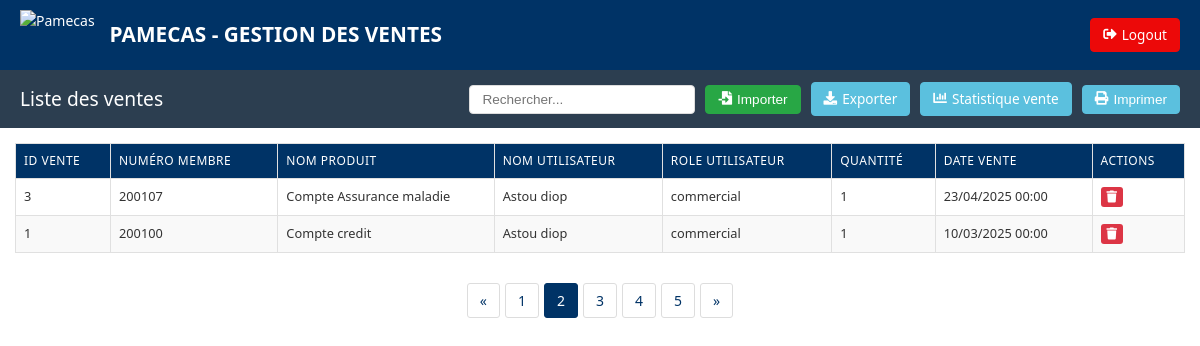
The page /liste_vente.php on the database its author committed.
### tables this page shows
CREATE TABLE `ventes` (
  `id` int(11) NOT NULL,
  `produit_id` int(11) DEFAULT NULL,
  `membre_id` int(11) DEFAULT NULL,
  `utilisateur_id` int(11) DEFAULT NULL,
  `quantite` int(11) NOT NULL,
  `date_vente` date NOT NULL,
  `debut` time DEFAULT NULL
);

CREATE TABLE `membres` (
  `id` int(11) NOT NULL,
  `numero_membre` varchar(50) DEFAULT NULL,
  `statut` enum('Actif','Inactif') NOT NULL,
  `date_admission` date DEFAULT NULL,
  `type` varchar(50) DEFAULT NULL,
  `nom_entreprise` varchar(255) DEFAULT NULL,
  `effectif` int(11) DEFAULT NULL,
  `classification` varchar(50) DEFAULT NULL,
  `fonction` varchar(255) DEFAULT NULL,
  `telephone` varchar(20) NOT NULL,
  `email` varchar(255) NOT NULL,
  `adresse` text DEFAULT NULL,
  `activites` text DEFAULT NULL,
  `besoins` text DEFAULT NULL,
  `personne_contact` varchar(255) DEFAULT NULL,
  `relation_contact` varchar(50) DEFAULT NULL,
  `telephone_contact` varchar(20) DEFAULT NULL,
  `commentaires` text DEFAULT NULL,
  `nom` varchar(50) NOT NULL,
  `Prenom` varchar(50) NOT NULL,
  `Region` varchar(50) NOT NULL,
  `campagne_id` int(10) UNSIGNED DEFAULT NULL,
  `caisse_id` int(11) DEFAULT NULL,
  `guichet_id` int(11) DEFAULT NULL,
  `a_beneficie_credit` tinyint(1) NOT NULL DEFAULT 0,
  `numero_piece` varchar(50) NOT NULL,
  `id_prospect` int(11) DEFAULT NULL
);

CREATE TABLE `produits` (
  `id` int(11) NOT NULL,
  `nom_produit` varchar(255) NOT NULL,
  `type_produit` enum('Crédit','Épargne','Assurance','Autre') NOT NULL,
  `description` text DEFAULT NULL,
  `conditions` text DEFAULT NULL,
  `taux_interet` decimal(5,2) DEFAULT 0.00,
  `montant` decimal(15,2) DEFAULT 0.00,
  `created_at` timestamp NOT NULL DEFAULT current_timestamp(),
  `updated_at` timestamp NOT NULL DEFAULT current_timestamp() ON UPDATE current_timestamp()
);

CREATE TABLE `utilisateurs` (
  `id` int(11) NOT NULL,
  `nom` varchar(100) NOT NULL,
  `email` varchar(100) NOT NULL,
  `mot_de_passe` varchar(255) NOT NULL,
  `role` varchar(50) NOT NULL,
  `caisse_id` int(11) DEFAULT NULL
);

### liste_vente.php (the view, shortened to what this page needs)
<?php
$servername = "localhost";
$username = "root";
$password = "";
$dbname = "crm";
$conn = new mysqli($servername, $username, $password, $dbname);
$sql = "
SELECT v.id, m.numero_membre, u.nom, u.role, p.nom_produit, v.quantite, v.date_vente
FROM ventes v
JOIN membres m ON v.membre_id = m.id
JOIN produits p ON v.produit_id = p.id
JOIN utilisateurs u ON v.utilisateur_id = u.id
ORDER BY v.date_vente DESC
";
$result = $conn->query($sql);
?>
<!DOCTYPE html>
<html lang="fr">
<head>
</head>
<body>
<header>
    <div class="logo">
        <img src="pamecas.jpg" alt="Pamecas">
        <h1>PAMECAS - GESTION DES VENTES</h1>
    </div>
    <div class="header-buttons">
        <a href="index.html" class="btn btn-danger">
            <i class="fas fa-sign-out-alt"></i> Logout
        </a>
    </div>
</header>
<nav>
    <h2>Liste des ventes</h2>
    <div class="table-controls">
        <input type="text" class="search-box" placeholder="Rechercher...">
        <button class="btn btn-success" onclick="showPopup('Importer des ventes', 'upload_vente.html')">
            <i class="fas fa-file-import"></i> Importer
        </button>
        <a href="export_vente.php" class="btn btn-info" onclick="return confirm('Êtes-vous sûr de vouloir exporter les ventes ?')">
            <i class="fas fa-download"></i> Exporter
        </a>
        <a href="statistique.php" class="btn btn-info" onclick="return confirm('Êtes-vous sûr de vouloir voir les statistiques des ventes ?')">
            <i class="fas fa-chart-bar"></i> Statistique vente
        </a>
        <button class="btn btn-info" onclick="window.print()">
            <i class="fas fa-print"></i> Imprimer
        </button>
    </div>
</nav>
<div class="table-container" data-print-date="<?= date('d/m/Y à H:i') ?>">
    <table border="1">
        <thead>
            <tr>
                <th>ID Vente</th>
                <th>Numéro Membre</th>
                <th>Nom Produit</th>
                <th>Nom utilisateur</th>
                <th>Role utilisateur</th>
                <th>Quantité</th>
                <th>Date Vente</th>
                <th>Actions</th>
            </tr>
        </thead>
        <tbody>
            <?php if ($result && $result->num_rows > 0): ?>
                <?php while ($v = $result->fetch_assoc()): ?>
                    <tr>
                        <td class="compact-cell"><?= htmlspecialchars($v['id']) ?></td>
                        <td class="compact-cell"><?= htmlspecialchars($v['numero_membre']) ?></td>
                        <td class="compact-cell"><?= htmlspecialchars($v['nom_produit']) ?></td>
                        <td class="compact-cell"><?= htmlspecialchars($v['nom']) ?></td>
                        <td class="compact-cell"><?= htmlspecialchars($v['role']) ?></td>
                        <td class="compact-cell"><?= htmlspecialchars($v['quantite']) ?></td>
                        <td class="compact-cell"><?= date('d/m/Y H:i', strtotime($v['date_vente'])) ?></td>
                        <td class="actions-cell">
                            <form action="supprimer_vente.php" method="POST" style="display:inline-block;" onsubmit="return confirm('Voulez-vous vraiment supprimer cette vente ?');">
                                <button class="action-btn action-btn-delete" title="Supprimer">
                                    <i class="fas fa-trash"></i>
                                </button>
                            </form>
                        </td>
                    </tr>
                <?php endwhile; ?>
            <?php else: ?>
                <tr>
                    <td colspan="8" style="text-align: center;">Aucune vente trouvée</td>
                </tr>
            <?php endif; ?>
        </tbody>
    </table>
</div>
<div class="pagination">
    <a href="#">&laquo;</a>
    <a href="#">1</a>
    <span class="current">2</span>
    <a href="#">3</a>
    <a href="#">4</a>
    <a href="#">5</a>
    <a href="#">&raquo;</a>
</div>
<link rel="stylesheet" href="https://cdnjs.cloudflare.com/ajax/libs/font-awesome/5.15.4/css/all.min.css">
</body>
</html>

### liste_vente.php (style rules this page uses)
:root { --primary-color: #003366; --secondary-color: #65a3f3; --danger-color: #ec0909; --info-color: #5bc0de; --success-color: #28a745; --dark-color: #2c3e50; --light-color: #f8f9fa; }
body { font-family: 'Segoe UI', Tahoma, Geneva, Verdana, sans-serif; margin: 0; padding: 0; font-size: 14px; color: #333; line-height: 1.5; }
header { background-color: var(--primary-color); color: white; padding: 10px 20px; display: flex; justify-content: space-between; align-items: center; flex-wrap: wrap; box-shadow: 0 2px 5px rgba(0,0,0,0.1); }
header .logo { display: flex; align-items: center; gap: 15px; flex-wrap: wrap; }
header .logo h1 { font-size: 1.3rem; margin: 5px 0; font-weight: 600; }
header .logo img { height: 50px; object-fit: contain; }
.header-buttons { display: flex; gap: 10px; }
.btn { padding: 6px 12px; border-radius: 4px; text-decoration: none; font-size: 0.85rem; font-weight: 500; transition: all 0.3s ease; display: inline-flex; align-items: center; gap: 5px; }
.btn-danger { background-color: var(--danger-color); color: white; border: 1px solid var(--danger-color); }
.btn-info { background-color: var(--info-color); color: white; border: 1px solid var(--info-color); }
.btn-success { background-color: var(--success-color); color: white; border: 1px solid var(--success-color); }
nav { background-color: var(--dark-color); padding: 12px 20px; display: flex; justify-content: space-between; align-items: center; flex-wrap: wrap; gap: 15px; }
nav h2 { color: white; margin: 0; font-size: 1.2rem; font-weight: 500; }
.table-controls { display: flex; gap: 10px; align-items: center; flex-wrap: wrap; }
.search-box { padding: 6px 12px; border-radius: 4px; border: 1px solid #ddd; font-size: 0.85rem; min-width: 200px; }
.table-container { width: 100%; padding: 15px; box-sizing: border-box; overflow-x: auto; }
table { width: 100%; border-collapse: collapse; table-layout: auto; min-width: 800px; }
th, td { border: 1px solid #e0e0e0; padding: 8px; text-align: left; vertical-align: top; font-size: 0.8rem; }
th { background-color: var(--primary-color); color: white; position: sticky; top: 0; font-weight: 500; text-transform: uppercase; font-size: 0.75rem; letter-spacing: 0.5px; }
tr:nth-child(even) { background-color: #f9f9f9; }
.compact-cell { max-width: 150px; overflow: hidden; text-overflow: ellipsis; white-space: nowrap; }
.actions-cell { white-space: nowrap; }
.action-btn { padding: 3px 6px; border-radius: 3px; font-size: 0.75rem; margin-right: 3px; cursor: pointer; border: none; }
.action-btn-delete { background-color: #dc3545; color: white; }
.pagination { display: flex; justify-content: center; margin-top: 15px; gap: 5px; }
.pagination a, .pagination span { padding: 6px 12px; border: 1px solid #ddd; text-decoration: none; color: var(--primary-color); border-radius: 3px; }
.pagination .current { background-color: var(--primary-color); color: white; border-color: var(--primary-color); }

### rows shown on the page
ventes: id "3", membres.numero_membre "200107", produit.nom_produit "Compte Assurance maladie", utilisateur.nom "Astou diop", utilisateur.role "commercial", quantite "1", date_vente "23/04/2025 00:00"
ventes: id "1", membres.numero_membre "200100", produit.nom_produit "Compte credit", utilisateur.nom "Astou diop", utilisateur.role "commercial", quantite "1", date_vente "10/03/2025 00:00"
